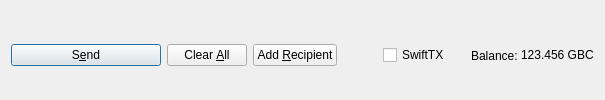
         <widget class="QFrame" name="frame_Send">
          <layout class="QHBoxLayout" name="horizontalLayout">
           <property name="bottomMargin">
            <number>0</number>
           </property>
           <item>
            <widget class="QPushButton" name="sendButton">
             <property name="minimumSize">
              <size>
               <width>150</width>
               <height>0</height>
              </size>
             </property>
             <property name="toolTip">
              <string>Confirm the send action</string>
             </property>
             <property name="text">
              <string>S&amp;end</string>
             </property>
             <property name="icon">
              <iconset resource="../gamebets.qrc">
               <normaloff>:/icons/send</normaloff>:/icons/send</iconset>
             </property>
             <property name="autoDefault">
              <bool>false</bool>
             </property>
             <property name="default">
              <bool>true</bool>
             </property>
            </widget>
           </item>
           <item>
            <widget class="QPushButton" name="clearButton">
             <property name="sizePolicy">
              <sizepolicy hsizetype="Minimum" vsizetype="Fixed">
               <horstretch>0</horstretch>
               <verstretch>0</verstretch>
              </sizepolicy>
             </property>
             <property name="toolTip">
              <string>Clear all fields of the form.</string>
             </property>
             <property name="text">
              <string>Clear &amp;All</string>
             </property>
             <property name="icon">
              <iconset resource="../gamebets.qrc">
               <normaloff>:/icons/remove</normaloff>:/icons/remove</iconset>
             </property>
             <property name="autoDefault">
              <bool>false</bool>
             </property>
            </widget>
           </item>
           <item>
            <widget class="QPushButton" name="addButton">
             <property name="toolTip">
              <string>Send to multiple recipients at once</string>
             </property>
             <property name="text">
              <string>Add &amp;Recipient</string>
             </property>
             <property name="icon">
              <iconset resource="../gamebets.qrc">
               <normaloff>:/icons/add</normaloff>:/icons/add</iconset>
             </property>
             <property name="autoDefault">
              <bool>false</bool>
             </property>
            </widget>
           </item>
           <item>
            <spacer name="horizontalSpacer">
             <property name="orientation">
              <enum>Qt::Horizontal</enum>
             </property>
             <property name="sizeHint" stdset="0">
              <size>
               <width>40</width>
               <height>20</height>
              </size>
             </property>
            </spacer>
           </item>
           <item>
            <layout class="QHBoxLayout" name="horizontalLayout_2">
             <property name="spacing">
              <number>3</number>
             </property>
             <item>
              <widget class="QCheckBox" name="checkSwiftTX">
               <property name="enabled">
                <bool>true</bool>
               </property>
               <property name="minimumSize">
                <size>
                 <width>85</width>
                 <height>0</height>
                </size>
               </property>
               <property name="text">
                <string>SwiftTX</string>
               </property>
              </widget>
             </item>
             <item>
              <widget class="QLabel" name="label">
               <property name="text">
                <string>Balance:</string>
               </property>
              </widget>
             </item>
             <item>
              <widget class="QLabel" name="labelBalance">
               <property name="sizePolicy">
                <sizepolicy hsizetype="Preferred" vsizetype="Fixed">
                 <horstretch>0</horstretch>
                 <verstretch>0</verstretch>
                </sizepolicy>
               </property>
               <property name="cursor">
                <cursorShape>IBeamCursor</cursorShape>
               </property>
               <property name="text">
                <string notr="true">123.456 GBC</string>
               </property>
               <property name="textInteractionFlags">
                <set>Qt::LinksAccessibleByMouse|Qt::TextSelectableByKeyboard|Qt::TextSelectableByMouse</set>
               </property>
              </widget>
             </item>
            </layout>
           </item>
          </layout>
         </widget>
